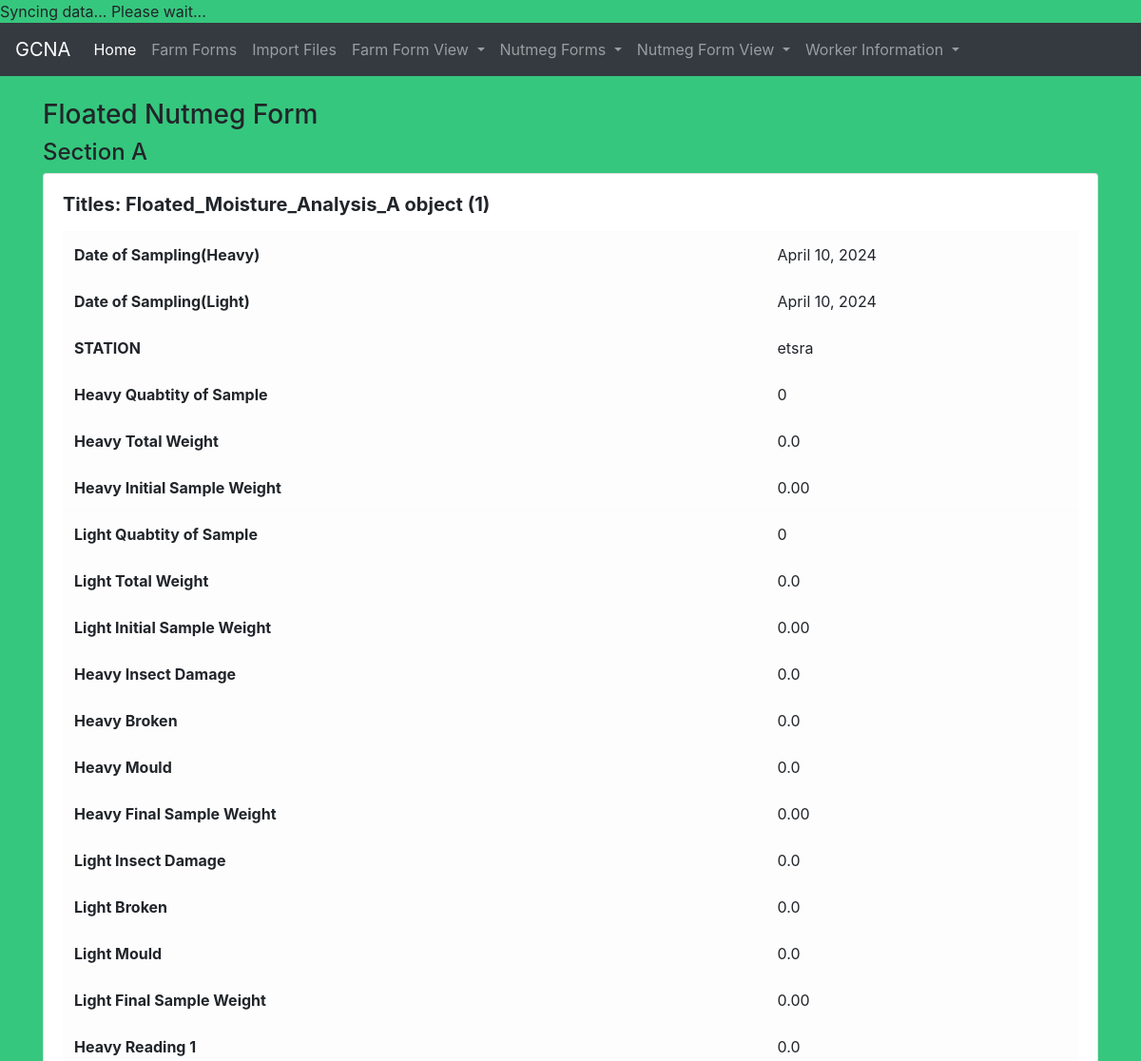
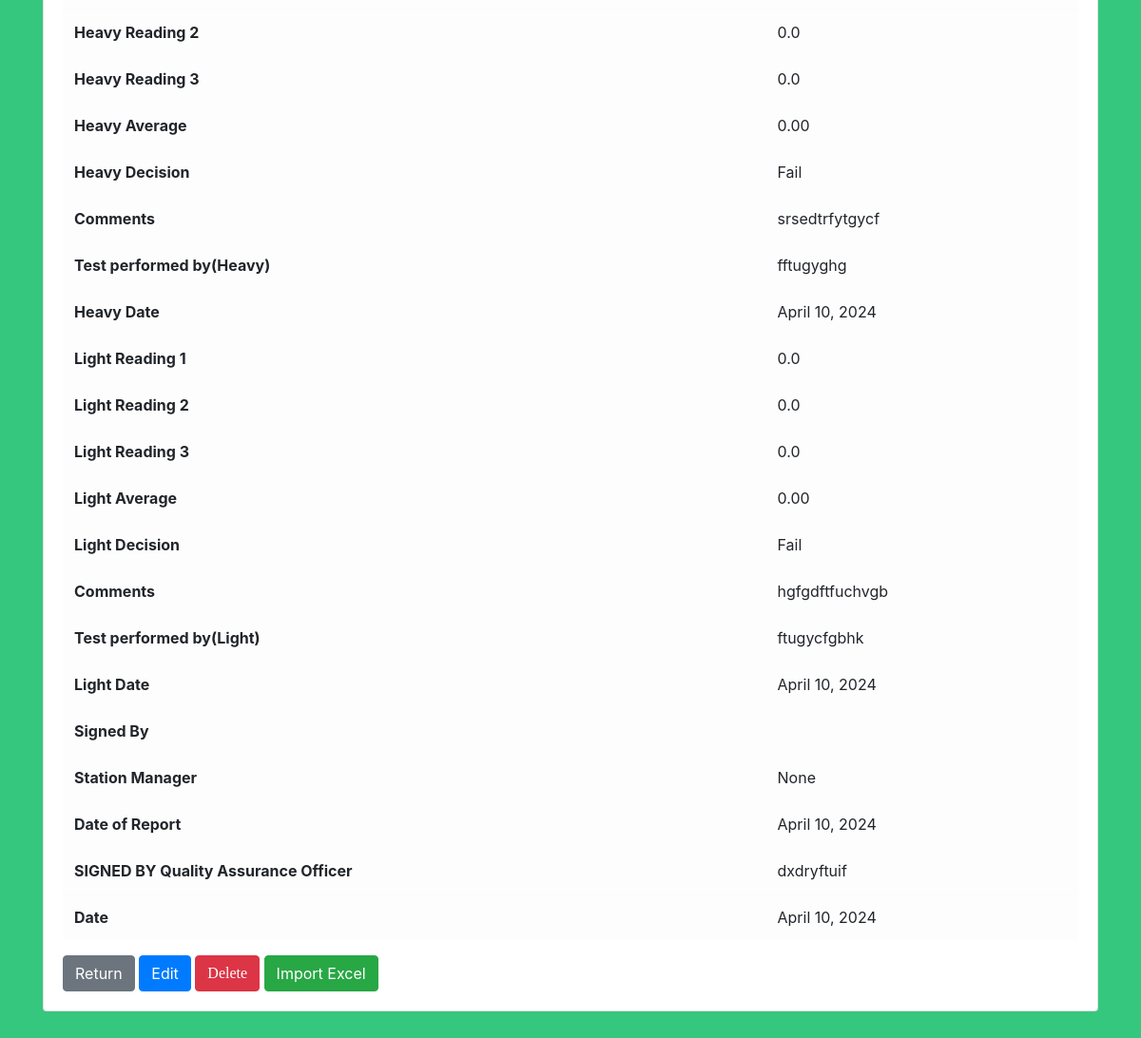
Screenshot of /viewFA/ with the database file from the repository (2 pictures, top to bottom).
### gcna_data/models.py (models this page shows)
class Floated_Moisture_Analysis_A(models.Model):
    DECISION_MADE = [
        ('', 'What was the decision made?'),
        ('Pass', 'Pass'),
        ('Fail', 'Fail'),
    ]
    Worker_ID_No = models.CharField(max_length=50, null=True,blank=True)
    Worker_ID_Name = models.CharField(max_length=50, null=True,blank=True)
    DATE_CREATED = models.DateField('Date of Sampling',null=True,)
    DATE_OF_SAMPLING_H = models.DateField('Date of Heavy Sampling',null=True)
    DATE_OF_SAMPLING_L = models.DateField('Date of Light Sampling',null=True)
    STATION = models.CharField(max_length=50, null=True)
    Batch_Code= models.CharField(max_length=50, null=True, blank=True)
    Quantity_of_Sample_H = models.IntegerField(default= 0)
    Total_Weight_H = models.FloatField(default= 0)
    Initial_Sample_Weight_H = models.DecimalField(default= 0,decimal_places=2,max_digits= 30)
    Quantity_of_Sample_L = models.IntegerField(default= 0)
    Total_Weight_L = models.FloatField(default= 0)
    Initial_Sample_Weight_L = models.DecimalField(default= 0,decimal_places=2,max_digits= 30)
    Insect_Damaged_H = models.FloatField(default= 0)
    Broken_H = models.FloatField(default= 0)
    Mould_H = models.FloatField(default= 0)
    Final_Sample_Weight_H= models.DecimalField(default= 0,decimal_places=2,max_digits= 30)
    Insect_Damaged_L = models.FloatField(default= 0)
    Broken_L = models.FloatField(default= 0)
    Mould_L = models.FloatField(default= 0)
    Final_Sample_Weight_L = models.DecimalField(default= 0,decimal_places=2,max_digits= 30)
    READING_1_H = models.FloatField(default= 0)
    READING_2_H = models.FloatField(default= 0)
    READING_3_H = models.FloatField(default= 0)
    AVERAGE_H = models.DecimalField(default= 0,decimal_places=2,max_digits= 200)
    DECISION_H  = models.CharField(max_length=50,choices=DECISION_MADE, null=True)
    Comments_H = models.TextField(blank=True)
    TEST_PERFORMED_BY_H = models.CharField(max_length=50, null=True)
    DATE_H = models.DateField('Current Date',null=True)
    READING_1_L = models.FloatField(default= 0)
    READING_2_L = models.FloatField(default= 0)
    READING_3_L = models.FloatField(default= 0)
    AVERAGE_L = models.DecimalField(default= 0,decimal_places=2,max_digits= 200)
    DECISION_L = models.CharField(max_length=50, choices=DECISION_MADE, null=True)
    Comments_L = models.TextField(blank=True)
    TEST_PERFORMED_BY_L = models.CharField(max_length=50, null=True)
    DATE_L = models.DateField('Current Date',null=True)
    Approved_BY = models.CharField(max_length=50, null=True)
    Station_Manager = models.CharField(max_length=50, null=True)
    DATE_OF_REPORT = models.DateField('Date of Report',null=True)
    SIGNED_BY_Quality_Assurance_Officer= models.CharField(max_length=50, null=True)
    DATE = models.DateField('Current Date',null=True)

### gcna_data/views.py (the view)
# urls.py: path("viewFA/", views.floated_A_Form, name="view_floatedA"),
def floated_A_Form(request):
	float_A_list = Floated_Moisture_Analysis_A.objects.all()
	return render(request,'gcna/view_floatedA.html',{'float_A_list': float_A_list})

### gcna_data/templates/gcna/view_floatedA.html (shortened to what this page needs)
    {% extends 'gcna/base.html' %}
{% block content%}
    <h3>Floated Nutmeg Form</h3>
    <h4>Section A</h4>
{% for float in float_A_list %}
<div class="card">
  <div class="card-body">
    <h5 class="card-title"><strong>Titles: {{ float }}</strong>
  </h5>
    <p class="card-text">
        <table id="vertical-1" class="table table-hover table-light">
         <tr>
            <th>Date of Sampling(Heavy)</th>
            <td>{{ float.DATE_OF_SAMPLING_H }}</td>
        </tr>
        <tr>
            <th>Date of Sampling(Light)</th>
            <td>{{ float.DATE_OF_SAMPLING_L }}</td>
        </tr>
        <tr>
            <th>STATION</th>
            <td>{{ float.STATION }}</td>
        </tr>
        <tr>
            <th>Heavy Quabtity of Sample</th>
            <td>{{ float.Quantity_of_Sample_H }}</td>
        </tr>
        <tr>
            <th>Heavy Total Weight</th>
            <td>{{ float.Total_Weight_H }}</td>
        </tr>
        <tr>
            <th>Heavy Initial Sample Weight</th>
            <td>{{ float.Initial_Sample_Weight_H }}</td>
        </tr>
        <tr>
            <th>Light Quabtity of Sample</th>
            <td>{{ float.Quantity_of_Sample_L }}</td>
        </tr>
        <tr>
            <th>Light Total Weight</th>
            <td>{{ float.Total_Weight_L }}</td>
        </tr>
        <tr>
            <th>Light Initial Sample Weight</th>
            <td>{{ float.Initial_Sample_Weight_L }}</td>
        </tr>
        <tr>
            <th>Heavy Insect Damage</th>
            <td>{{ float.Insect_Damaged_H }}</td>
        </tr>
        <tr>
            <th>Heavy Broken</th>
            <td>{{ float.Broken_H }}</td>
        </tr>
        <tr>
            <th>Heavy Mould</th>
            <td>{{ float.Mould_H }}</td>
        </tr>
        <tr>
            <th>Heavy Final Sample Weight</th>
            <td>{{ float.Final_Sample_Weight_H }}</td>
        </tr>
        <tr>
            <th>Light Insect Damage</th>
            <td>{{ float.Insect_Damaged_L }}</td>
        </tr>
        <tr>
            <th>Light Broken</th>
            <td>{{ float.Broken_L }}</td>
        </tr>
        <tr>
            <th>Light Mould</th>
            <td>{{ float.Mould_L }}</td>
        </tr>
        <tr>
            <th>Light Final Sample Weight</th>
            <td>{{ float.Final_Sample_Weight_L }}</td>
        </tr>
        <tr>
            <th>Heavy Reading 1</th>
            <td>{{ float.READING_1_H }}</td>
        </tr>
        <tr>
            <th>Heavy Reading 2</th>
            <td>{{ float.READING_2_H }}</td>
        </tr>
        <tr>
            <th>Heavy Reading 3</th>
            <td>{{ float.READING_3_H }}</td>
        </tr>
        <tr>
            <th>Heavy Average</th>
            <td>{{ float.AVERAGE_H }}</td>
        </tr>
        <tr>
            <th>Heavy Decision</th>
            <td>{{ float.DECISION_H }}</td>
        </tr>
                <tr>
            <th>Comments</th>
            <td>{{ float.Comments_H }}</td>
        </tr>
        <tr>
            <th>Test performed by(Heavy)</th>
            <td>{{ float.TEST_PERFORMED_BY_H }}</td>
        </tr>
        <tr>
            <th>Heavy Date</th>
            <td>{{ float.DATE_H }}</td>
        </tr>
        <tr>
            <th>Light Reading 1</th>
            <td>{{ float.READING_1_L }}</td>
        </tr>
        <tr>
            <th>Light Reading 2</th>
            <td>{{ float.READING_2_L }}</td>
        </tr>
        <tr>
            <th>Light Reading 3</th>
            <td>{{ float.READING_3_L }}</td>
        </tr>
        <tr>
            <th>Light Average</th>
            <td>{{ float.AVERAGE_L }}</td>
        </tr>
        <tr>
            <th>Light Decision</th>
            <td>{{ float.DECISION_L }}</td>
        </tr>
        <tr>
            <th>Comments</th>
            <td>{{ float.Comments_L }}</td>
        </tr>
        <tr>
            <th>Test performed by(Light)</th>
            <td>{{ float.TEST_PERFORMED_BY_L }}</td>
        </tr>
        <tr>
            <th>Light Date</th>
            <td>{{ float.DATE_L }}</td>
        </tr>
        <tr>
            <th>Signed By</th>
            <td>{{ float.SIGNED_BY }}</td>
        </tr>
                <tr>
            <th>Station Manager</th>
            <td>{{ float.Station_Manager }}</td>
        </tr>
   <tr>
            <th>Date of Report</th>
            <td>{{ float.DATE_OF_REPORT }}</td>
        </tr>
                <tr>
            <th>SIGNED BY Quality Assurance Officer</th>
            <td>{{ float.SIGNED_BY_Quality_Assurance_Officer }}</td>
        </tr>
                <tr>
            <th>Date</th>
            <td>{{ float.DATE }}</td>
        </tr>
    </table>
                </p>
            <a href="{% url 'adhome' %}" class="btn btn-secondary">Return</a>
                 <a href="{% url 'edit_floated_A' float.pk %}" class="btn btn-primary">Edit</a>
     <form action="{% url 'delete_floated_A' float.pk %}" method="POST" style="display: inline-block;">
        <button type="submit" class="btn btn-danger">Delete</button>
    </form>
    <a href="{% url 'import_data3' %}" class="btn btn-success">Import Excel</a>
 </div>        </div>
<br>
<br>
<br>
{% endfor %}
{% endblock %}

### GCNA/style.css (style rules this page uses)
* { box-sizing: border-box; }
body { background-color: rgba(4, 185, 94, 0.8); }
button { background-color: #00944a; color: #ffffff; border: none; padding: 10px 20px; font-size: 17px; font-family: Raleway; cursor: pointer; }

### rows the page displays
Floated_Moisture_Analysis_A: id "Floated_Moisture_Analysis_A object (1)", DATE_OF_SAMPLING_H "April 10, 2024", DATE_OF_SAMPLING_L "April 10, 2024", STATION "etsra", Quantity_of_Sample_H "0", Total_Weight_H "0.0", Initial_Sample_Weight_H "0.00", Quantity_of_Sample_L "0", Total_Weight_L "0.0", Initial_Sample_Weight_L "0.00", Insect_Damaged_H "0.0", Broken_H "0.0", Mould_H "0.0", Final_Sample_Weight_H "0.00", Insect_Damaged_L "0.0", Broken_L "0.0", Mould_L "0.0", Final_Sample_Weight_L "0.00", READING_1_H "0.0", READING_2_H "0.0", READING_3_H "0.0", AVERAGE_H "0.00", DECISION_H "Fail", Comments_H "srsedtrfytgycf", TEST_PERFORMED_BY_H "fftugyghg", DATE_H "April 10, 2024", READING_1_L "0.0", READING_2_L "0.0", READING_3_L "0.0", AVERAGE_L "0.00", DECISION_L "Fail", Comments_L "hgfgdftfuchvgb", TEST_PERFORMED_BY_L "ftugycfgbhk", DATE_L "April 10, 2024", Station_Manager "None", DATE_OF_REPORT "April 10, 2024", SIGNED_BY_Quality_Assurance_Officer "dxdryftuif", DATE "April 10, 2024"
